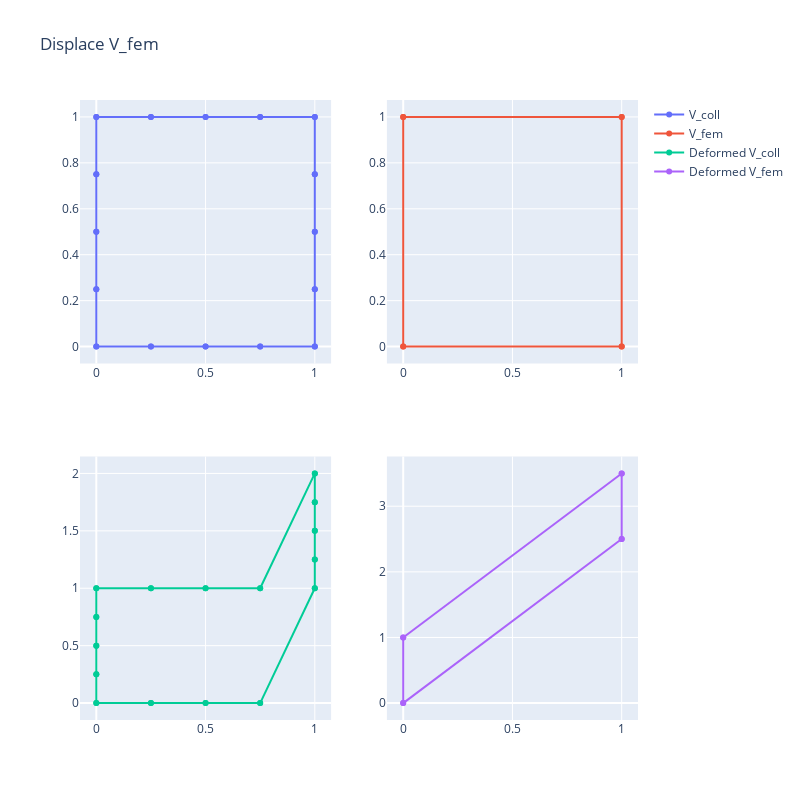

Here is the notebook cell this chart was saved with:
### Code cell
X_coll = V_coll + U_coll
X_fem = V_fem + W_new.T @ U_coll

fig = make_subplots(rows=2, cols=2)

fig.add_trace(MeshTrace(V_coll, E_coll, name="V_coll"), row=1, col=1),
fig.add_trace(MeshTrace(V_fem, E_fem, name="V_fem"), row=1, col=2),
fig.add_trace(MeshTrace(X_coll, E_coll, name="Deformed V_coll"), row=2, col=1),
fig.add_trace(MeshTrace(X_fem, E_fem, name="Deformed V_fem"), row=2, col=2),

fig.update_layout(width=800, height=800, title="Displace V_fem")

### Figure 1 — Plotly figure (JSON) as saved in the notebook; plotly's stock layout.template omitted (floating-point values rounded to 4 significant figures)
{"data": [{"mode": "markers+lines", "name": "V_coll", "type": "scatter", "x": [0, 0.25, null, 0.25, 0.5, null, 0.5, 0.75, null, 0.75, 1, null, 1, 1, null, 1, 1, null, 1, 1, null, 1, 1, null, 1, 0.75, null, 0.75, 0.5, null, 0.5, 0.25, null, 0.25, 0, null, 0, 0, null, 0, 0, null, 0, 0, null, 0, 0, null], "xaxis": "x", "y": [0, 0, null, 0, 0, null, 0, 0, null, 0, 0, null, 0, 0.25, null, 0.25, 0.5, null, 0.5, 0.75, null, 0.75, 1, null, 1, 1, null, 1, 1, null, 1, 1, null, 1, 1, null, 1, 0.75, null, 0.75, 0.5, null, 0.5, 0.25, null, 0.25, 0, null], "yaxis": "y"}, {"mode": "markers+lines", "name": "V_fem", "type": "scatter", "x": [0, 1, null, 1, 1, null, 1, 0, null, 0, 0, null], "xaxis": "x2", "y": [0, 0, null, 0, 1, null, 1, 1, null, 1, 0, null], "yaxis": "y2"}, {"mode": "markers+lines", "name": "Deformed V_coll", "type": "scatter", "x": [0, 0.25, null, 0.25, 0.5, null, 0.5, 0.75, null, 0.75, 1, null, 1, 1, null, 1, 1, null, 1, 1, null, 1, 1, null, 1, 0.75, null, 0.75, 0.5, null, 0.5, 0.25, null, 0.25, 0, null, 0, 0, null, 0, 0, null, 0, 0, null, 0, 0, null], "xaxis": "x3", "y": [0, 0, null, 0, 0, null, 0, 0, null, 0, 1, null, 1, 1.25, null, 1.25, 1.5, null, 1.5, 1.75, null, 1.75, 2, null, 2, 1, null, 1, 1, null, 1, 1, null, 1, 1, null, 1, 0.75, null, 0.75, 0.5, null, 0.5, 0.25, null, 0.25, 0, null], "yaxis": "y3"}, {"mode": "markers+lines", "name": "Deformed V_fem", "type": "scatter", "x": [0, 1, null, 1, 1, null, 1, 0, null, 0, 0, null], "xaxis": "x4", "y": [0, 2.5, null, 2.5, 3.5, null, 3.5, 1, null, 1, 0, null], "yaxis": "y4"}], "layout": {"height": 800, "title": {"text": "Displace V_fem"}, "width": 800, "xaxis": {"anchor": "y", "domain": [0, 0.45]}, "xaxis2": {"anchor": "y2", "domain": [0.55, 1]}, "xaxis3": {"anchor": "y3", "domain": [0, 0.45]}, "xaxis4": {"anchor": "y4", "domain": [0.55, 1]}, "yaxis": {"anchor": "x", "domain": [0.575, 1]}, "yaxis2": {"anchor": "x2", "domain": [0.575, 1]}, "yaxis3": {"anchor": "x3", "domain": [0, 0.425]}, "yaxis4": {"anchor": "x4", "domain": [0, 0.425]}}}
